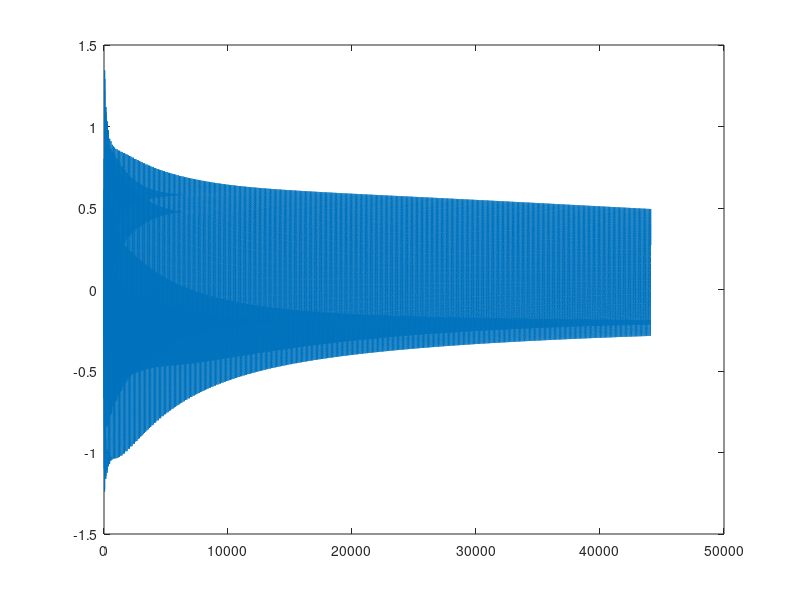

Recreate this plot in MATLAB.
fs = 44100; % sample rate
it = 44100; % iterations
p = 440; % periodicity parameter (wavetable length)

N = fs/p; N = floor(N); % delay length

x = 2*rand(1,N); % input noise
x = x - mean(x); % remove DC offset
x = x / max(x); % normalisation

y = [zeros(1,N+1)]; % delay line

% zero pad input noise if the lenght of the signal is exceeded (burst of noise)
if it > length(x)
    diff = it - max(size(x)); 
    x = [x zeros(1,diff)];
end

outLp = [0, 0]; %lpf output
outAp = 0; %apf output
signal = 0; %output signal

a = 0.5; % lowpass coeff
g = 0.7; % allpass coeff

% plucked string
 for i = 1:it

     % y[n] = ax[n]+(1-a)x[n-1] - lowpass filter(decay)
     % y[n]=-gx[n]+x[n-1]+gy[n-1] - allpass filter(dispersion)
     
     outLp(1) = x(i) + a*y(N) + (1-a)*y(N+1); %lpf
     
     outAp = -g*outLp(1) + outLp(2) + g*outAp; %apf
     
     signal = [signal, outAp]; % constructing the output signal
     
     y = [outLp(1), y(1:length(y)-1)]; % writing new values to the delay line - [write___read]
     
     circshift(outLp, 1); % shifting the values in the buffer
 end

plot(signal);
sound (signal, fs);



    